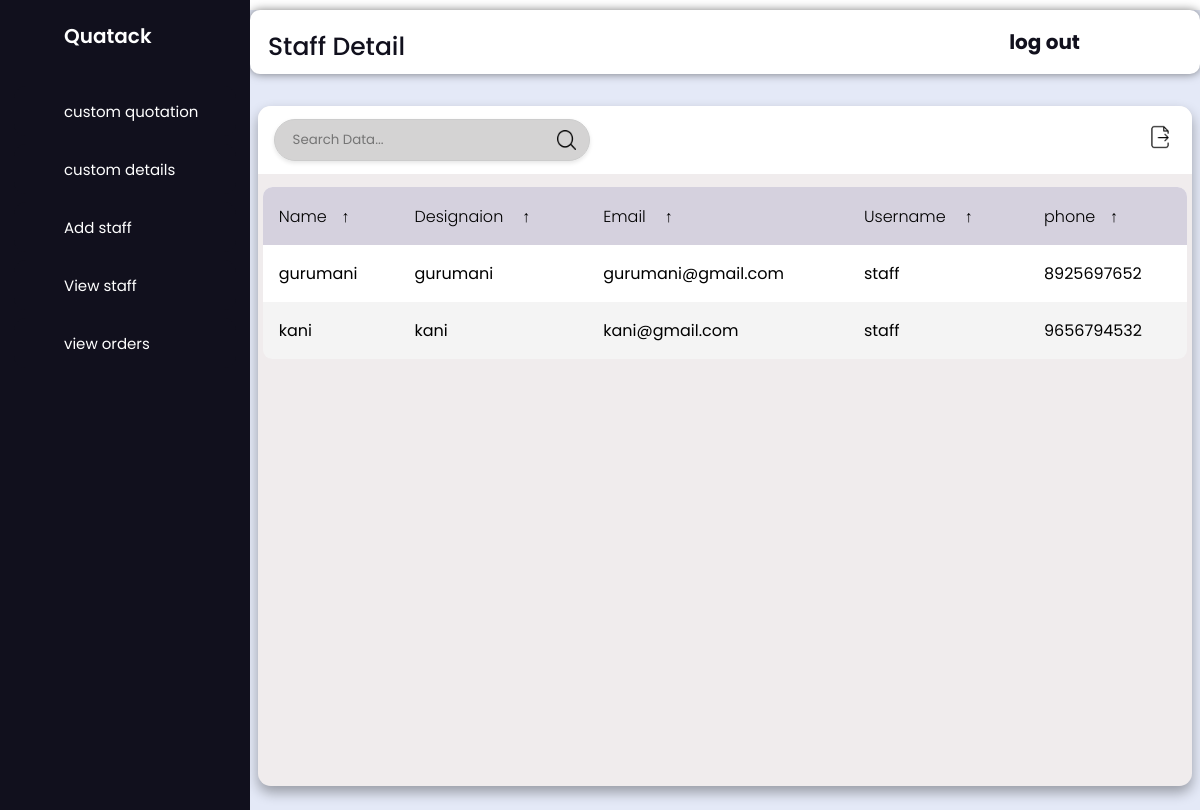
Page /staff/staff_details/ on the earlier database version.
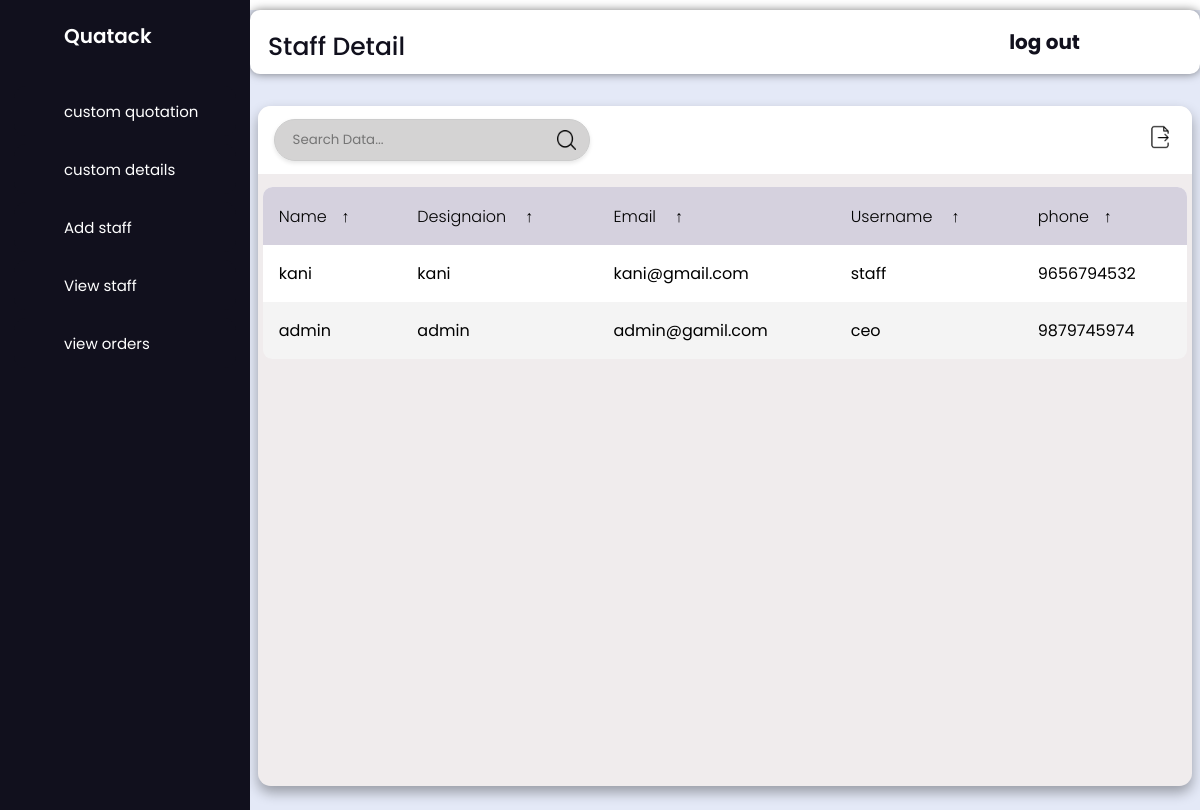
Same page on the later database version.
### staff/models.py (models this page shows, shortened)
class Staffs(models.Model):
    user = models.OneToOneField(User, on_delete=models.CASCADE)
    name = models.CharField(max_length=100)
    designation = models.CharField(max_length=100)
    email = models.EmailField()
    phone_number = models.CharField(max_length=15)

### staff/views.py (the view, shortened to what this page needs)
# urls.py: path('staff_details/',views.staff_details,name='staff_detail'),
def staff_details(request):
    staff_profiles = Staffs.objects.all()
    li_staffs = {"add_staff":staff_profiles}
    return render(request,'staff_management/staff_detail.html',context=li_staffs)

### templates/staff_management/staff_detail.html (shortened to what this page needs)
{% extends 'staff_management/admin_home.html'%}
{% block content %}
{% load static%}
<div class="header"><span class="text" >Staff Detail</span><a href="{% url 'staff_logout' %}">log out</a></div>
    <main class="table" id="customers_table">
        <section class="table__header">
            <div class="input-group">
                <input type="search" placeholder="Search Data...">
                <img src="{% static 'media/search.png' %}" alt="">
            </div>
            <div class="export__file">
                <label for="export-file" class="export__file-btn" title="Export File"></label>
            </div>
        </section>
        <section class="table__body">
            {% if  add_staff %}
            <table>
                <thead>
                    <tr>
                        <th> Name<span class="icon-arrow">&UpArrow;</span></th>
                        <th> Designaion <span class="icon-arrow">&UpArrow;</span></th>
                        <th> Email <span class="icon-arrow">&UpArrow;</span></th>
                        <th> Username <span class="icon-arrow">&UpArrow;</span></th>
                        <th>phone<span class="icon-arrow">&UpArrow;</span></th>
                    </tr>
                </thead>
                <tbody>
                    {% for i in add_staff %}
                    <tr>
                        <td>{{i.name}}</td>
                        <td>{{i.user.username}}</td>
                        <td>{{i.email}}</td>
            <td>{{i.designation}}</td>
                        <td>{{i.phone_number}}</td>
                    </tr>
                    {% endfor %}
                    {% endif %}
                    </tbody>
            </table>
        </section>
     {% endblock content %}

Differences in the rows shown:
removed Staffs: name "gurumani", user.username "gurumani", email "gurumani@gmail.com", designation "staff", phone_number "8925697652"
added Staffs: name "admin", user.username "admin", email "admin@gamil.com", designation "ceo", phone_number "9879745974"
